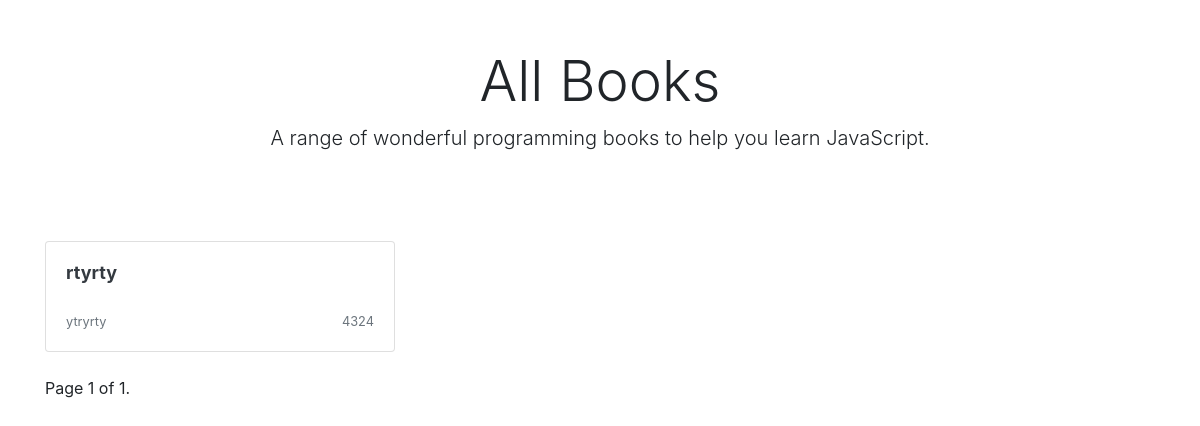
The page /book/index on the database its author committed.
### book/models.py (models this page shows, shortened)
class Books(models.Model):
    title = models.CharField(max_length=100)
    slug = models.SlugField(null=True)
    genre = models.CharField(max_length=100)
    author = models.CharField(max_length=100)
    isbn = models.IntegerField()
    count = models.IntegerField(null=True, default=0)

### book/views.py (the view)
# urls.py: path('index', IndexView.as_view(), name = 'index'),
class IndexView(ListView):
    model = Books
    template_name = "home.html"
    context_object_name = "books" # you should know what is the defualt value for this
    paginate_by = 4 # got to html for this class to add back and forward arrow - show the doc for this
    def get_queryset(self):
        return Books.objects.all()

### book/templates/home.html (shortened to what this page needs)
{% extends "base.html" %}
{% block content %}
<div class="container">
    <div class="px-3 py-3 pt-md-5 pb-md-4 mx-auto text-center">
        <h1 class="display-4">All Books</h1>
        <p class="lead">A range of wonderful programming books to help you learn JavaScript.</p>
    </div>
    <div class="py-5">
        <div class="row">
            {% for book in books %}
            <div class="col-md-4">
                <a class="text-dark" href="{% url 'book:book-detail' slug=book.slug %}">
                    <div class="card mb-4 box-shadow">
                        <div class="card-body">
                            <h2 style="font-size:18px;font-weight:bold;min-height:42px;">
                                {{book.title|truncatechars:50}}</h2>
                            <div class="d-flex justify-content-between align-items-center">
                                <small class="text-muted">{{book.genre}}</small>
                                <small class="text-muted">{{book.isbn}}</small>
                            </div>
                        </div>
                    </div>
                </a>
            </div>
            {% endfor %}
            </div>
            <div class="row">
                <div class="col-12">
                    <span class="step-links">
                        <span class="current">
                            Page {{ page_obj.number }} of {{ page_obj.paginator.num_pages }}.
                        </span>
                    </span>
                </div>
        </div>
    </div>
</div>
{% endblock %}

### rows shown on the page
Books: title "rtyrty", genre "ytryrty", isbn "4324"

### other values the page prints
{{ page_obj.number }} "1"
{{ page_obj.paginator.num_pages }} "1"
